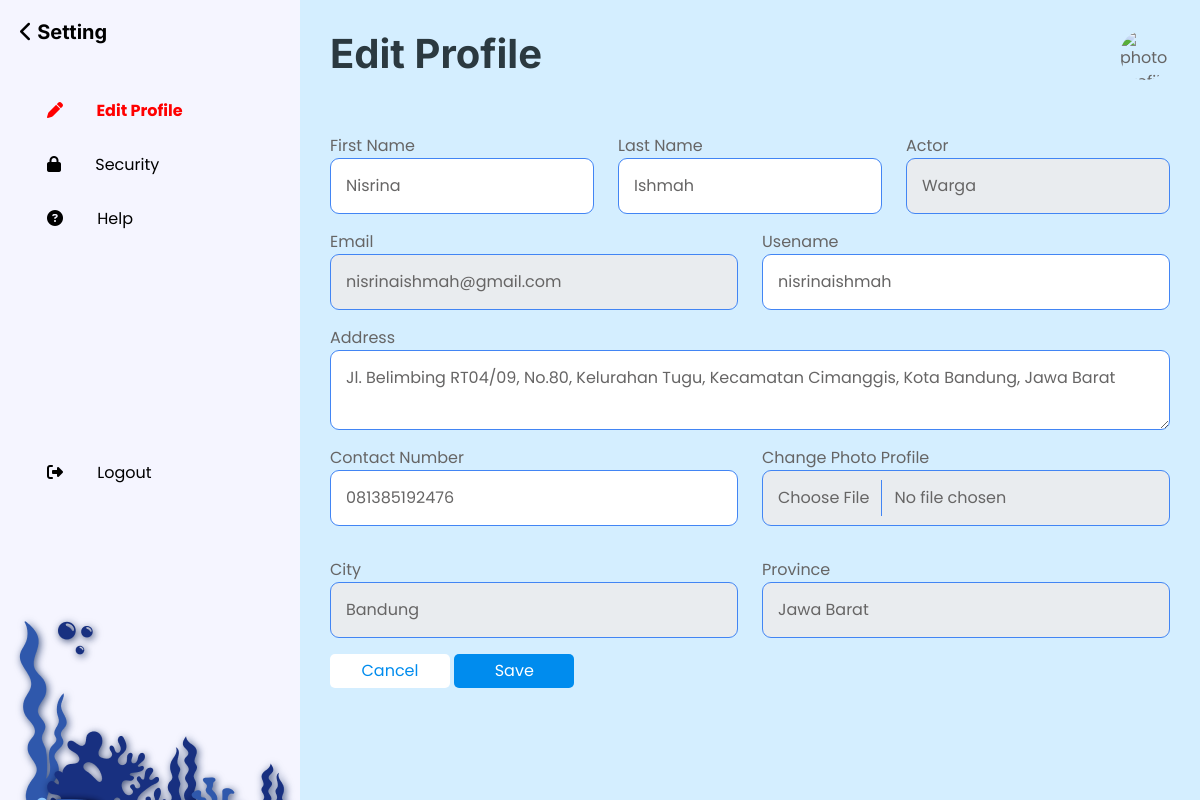
The page /?page=profil-saya (signed in) on the database its author committed.
### tables this page shows
CREATE TABLE `t_member` (
  `id` int(11) NOT NULL,
  `user_id` int(11) DEFAULT NULL,
  `first_name` varchar(150) DEFAULT NULL,
  `last_name` varchar(150) DEFAULT NULL,
  `address` text DEFAULT NULL,
  `city` varchar(100) DEFAULT NULL,
  `province` varchar(100) DEFAULT NULL,
  `actor` int(11) DEFAULT NULL
);

CREATE TABLE `t_users` (
  `id` int(11) NOT NULL,
  `username` varchar(150) NOT NULL,
  `email` varchar(255) NOT NULL,
  `password` varchar(255) NOT NULL,
  `role` enum('ADMIN','MEMBER','TEMPAT','PEMILIK TEMPAT') NOT NULL,
  `active` tinyint(1) NOT NULL DEFAULT 1,
  `nomor_hp` varchar(30) NOT NULL,
  `photo` varchar(255) NOT NULL DEFAULT 'default.jpeg'
);

### pages/profil/index.php (the view, shortened to what this page needs)
<?php
$city = [
    'Jakarta',
    'Bandung',
    'Surabaya',
    'Semarang'
];
$province = [
    [
        "id" => 1,
        "name" => "DKI Jakarta"
    ],
    [
        "id" => 2,
        "name" => "Jawa Barat"
    ],
    [
        "id" => 3,
        "name" => "Jawa Tengah"
    ],
    [
        "id" => 4,
        "name" => "Jawa Timru"
    ]
];
$id_member = $_SESSION["id_member"];
$query = $con->query("SELECT t_member.*, t_users.username, t_users.email, t_users.role, t_users.active, t_users.nomor_hp, t_users.photo FROM t_member LEFT JOIN t_users ON t_member.user_id = t_users.id WHERE t_member.user_id = '$id_member' ");
$data = $query->fetch_assoc();
?>
<section id="profile">
    <?php include "pages/partials/sidebar.php" ?>
    <div class="content">
        <div class="profile-head mb-5">
            <h1>Edit Profile</h1>
            <img src="./images/<?= $_SESSION['photo'] ?>" alt="photo profile" width="50" height="50" class="rounded-circle object-fit-cover" />
        </div>
        <div class="profile-form">
            <form method="POST" enctype="multipart/form-data">
                <div class="row mb-3">
                    <div class="col-md-4">
                        <div class="form-group">
                            <label for="first_name">First Name</label>
                            <input type="text" name="first_name" id="first_name" class="form-control custom-input" placeholder="First Name" autocomplete="off" required value="<?= $data["first_name"] ?? '' ?>">
                        </div>
                    </div>
                    <div class="col-md-4">
                        <div class="form-group">
                            <label for="last_name">Last Name</label>
                            <input type="text" name="last_name" id="last_name" class="form-control custom-input" placeholder="Last Name" required value="<?= $data["last_name"] ?? '' ?>">
                        </div>
                    </div>
                    <div class="col-md-4">
                        <div class="form-group">
                            <label for="actor">Actor</label>
                            <select name="actor" id="actor" class="form-control custom-input" <?= $data['actor'] != null ? 'disabled' : '' ?>>
                                <option value="2" <?= $data['actor'] == 2 ? 'selected' : '' ?>>Warga</option>
                            </select>
                        </div>
                    </div>
                </div>
                <div class="row mb-3">
                    <div class="col-md-6">
                        <div class="form-group">
                            <label for="email">Email</label>
                            <?php $readonly = isset($_SESSION['member']) && $_SESSION['member'] ? 'readonly' : '' ?>
                            <input type="email" name="email" id="email" class="form-control custom-input" placeholder="Email" autocomplete="off" required value="<?= $data['email'] ?? '' ?>" <?= $readonly ?>>
                        </div>
                    </div>
                    <div class="col-md-6">
                        <div class="form-group">
                            <label for="username">Usename</label>
                            <input type="username" name="username" id="username" class="form-control custom-input" placeholder="Username" autocomplete="off" required value="<?= $data['username'] ?? '' ?>">
                        </div>
                    </div>
                </div>
                <div class="form-group mb-3">
                    <label for="address">Address</label>
                    <textarea type="text" name="address" id="address" class="form-control custom-input" placeholder="Address" autocomplete="off" required><?= $data['address'] ?? '' ?></textarea>
                </div>
                <div class="row mb-3">
                    <div class="col-md-6">
                        <div class="form-group mb-3">
                            <label for="contact">Contact Number</label>
                            <input type="text" name="contact" id="contact" class="form-control custom-input" placeholder="Contact Number" value="<?= $data['nomor_hp'] ?? '' ?>" required>
                        </div>
                    </div>
                    <div class="col-md-6">
                        <div class="form-group">
                            <label for="photo">Change Photo Profile</label>
                            <input type="file" name="photo" id="photo" class="form-control custom-input">
                        </div>
                    </div>
                </div>
                <div class="row mb-3">
                    <div class="col-md-6">
                        <div class="form-group">
                            <label for="city">City</label>
                            <select name="city" id="city" class="form-control custom-input" required>
                                <?php foreach ($city as $cityName) : ?>
                                    <?php $selectCity = $data['city'] == $cityName ? 'selected' : '' ?>
                                    <option value="<?= $cityName ?>" <?= $selectCity ?>>
                                        <?= $cityName ?>
                                    </option>
                                <?php endforeach ?>
                            </select>
                        </div>
                    </div>
                    <div class="col-md-6">
                        <div class="form-group">
                            <label for="province">Province</label>
                            <select name="province" id="province" class="form-control custom-input" required>
                                <?php foreach ($province as $provinceName) : ?>
                                    <?php $selectProvince = $data['province'] == $provinceName['id'] ? 'selected' : '' ?>
                                    <option value="<?= $provinceName["id"] ?>" <?= $selectProvince ?>>
                                        <?= $provinceName["name"] ?>
                                    </option>
                                <?php endforeach ?>
                            </select>
                        </div>
                    </div>
                </div>
                <div class="form-group">
                    <?php if ($_SESSION['login']) : ?>
                        <button class="button-cancel">Cancel</button>
                        <button type="submit" class="button-save" name="save">Save</button>
                    <?php else : ?>
                        <a href="?page=home" class="btn btn-primary">
                            Explore
                        </a>
                    <?php endif ?>
                </div>
            </form>
        </div>
    </div>
</section>

### assets/css/style3.css (style rules this page uses)
input::placeholder { color: #999; }

### assets/css/style.css (style rules this page uses)
* { padding: 0; margin: 0; }
body { font-family: "Poppins", sans-serif; margin: 0; padding: 0; }
.custom-input { padding: 15px; border-radius: 9px; border: 1px solid #4285f4; background: #fff; }
.custom-input::placeholder { color: #808080; font-size: 14px; font-weight: 300; }
#profile { display: flex; justify-content: space-between; }
.content { width: 75%; background: #d4eeff; padding: 30px; }
.profile-head { display: flex; justify-content: space-between; }
.button-cancel { width: 120px; border-radius: 5px; border: 2px solid #008cee; background: #fff; color: #008cee; padding: 5px 30px; border: none; }
.button-save { width: 120px; border-radius: 5px; background: #008cee; color: #fff; padding: 5px 20px; border: none; }

### rows shown on the page
t_member: first_name "Nisrina", last_name "Ishmah", actor "Warga", email "nisrinaishmah@gmail.com", username "nisrinaishmah", address "Jl. Belimbing RT04/09, No.80, Kelurahan Tugu, Kecamatan Cimanggis, Kota Bandung, Jawa Barat", contact "081385192476"

### other values the page prints
form field city "Bandung"
form field province "Jawa Barat"
